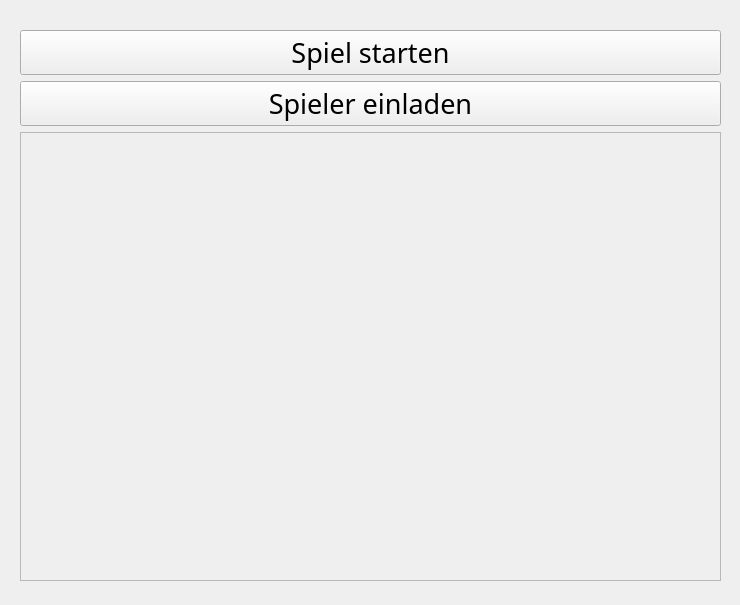
<?xml version="1.0" encoding="UTF-8"?>
<ui version="4.0">
 <class>LobbyErst</class>
 <widget class="QWidget" name="LobbyErst">
  <property name="geometry">
   <rect>
    <x>0</x>
    <y>0</y>
    <width>740</width>
    <height>605</height>
   </rect>
  </property>
  <property name="windowTitle">
   <string>Form</string>
  </property>
  <widget class="QWidget" name="">
   <property name="geometry">
    <rect>
     <x>20</x>
     <y>30</y>
     <width>701</width>
     <height>551</height>
    </rect>
   </property>
   <layout class="QVBoxLayout" name="verticalLayout">
    <item>
     <widget class="QPushButton" name="pushButton">
      <property name="font">
       <font>
        <family>Candara Light</family>
        <pointsize>20</pointsize>
       </font>
      </property>
      <property name="text">
       <string>Spiel starten</string>
      </property>
     </widget>
    </item>
    <item>
     <widget class="QPushButton" name="pushButton_2">
      <property name="font">
       <font>
        <family>Candara Light</family>
        <pointsize>20</pointsize>
       </font>
      </property>
      <property name="text">
       <string>Spieler einladen</string>
      </property>
     </widget>
    </item>
    <item>
     <widget class="QFrame" name="frame">
      <property name="frameShape">
       <enum>QFrame::StyledPanel</enum>
      </property>
      <property name="frameShadow">
       <enum>QFrame::Raised</enum>
      </property>
     </widget>
    </item>
   </layout>
  </widget>
 </widget>
 <resources/>
 <connections/>
</ui>
